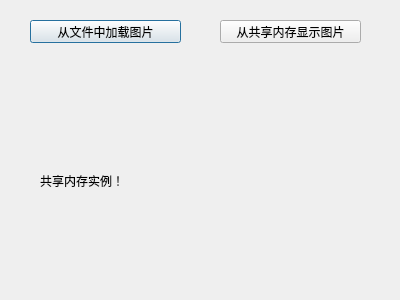
<?xml version="1.0" encoding="UTF-8"?>
<ui version="4.0">
 <class>Dialog</class>
 <widget class="QDialog" name="Dialog">
  <property name="geometry">
   <rect>
    <x>0</x>
    <y>0</y>
    <width>400</width>
    <height>300</height>
   </rect>
  </property>
  <property name="windowTitle">
   <string>Dialog</string>
  </property>
  <widget class="QPushButton" name="loadFromFileButton">
   <property name="geometry">
    <rect>
     <x>30</x>
     <y>20</y>
     <width>151</width>
     <height>23</height>
    </rect>
   </property>
   <property name="text">
    <string>从文件中加载图片</string>
   </property>
  </widget>
  <widget class="QPushButton" name="loadFromSharedMemoryButton">
   <property name="geometry">
    <rect>
     <x>220</x>
     <y>20</y>
     <width>141</width>
     <height>23</height>
    </rect>
   </property>
   <property name="text">
    <string>从共享内存显示图片</string>
   </property>
  </widget>
  <widget class="QLabel" name="label">
   <property name="geometry">
    <rect>
     <x>40</x>
     <y>110</y>
     <width>311</width>
     <height>141</height>
    </rect>
   </property>
   <property name="text">
    <string>共享内存实例！</string>
   </property>
  </widget>
 </widget>
 <layoutdefault spacing="6" margin="11"/>
 <resources/>
 <connections/>
</ui>
